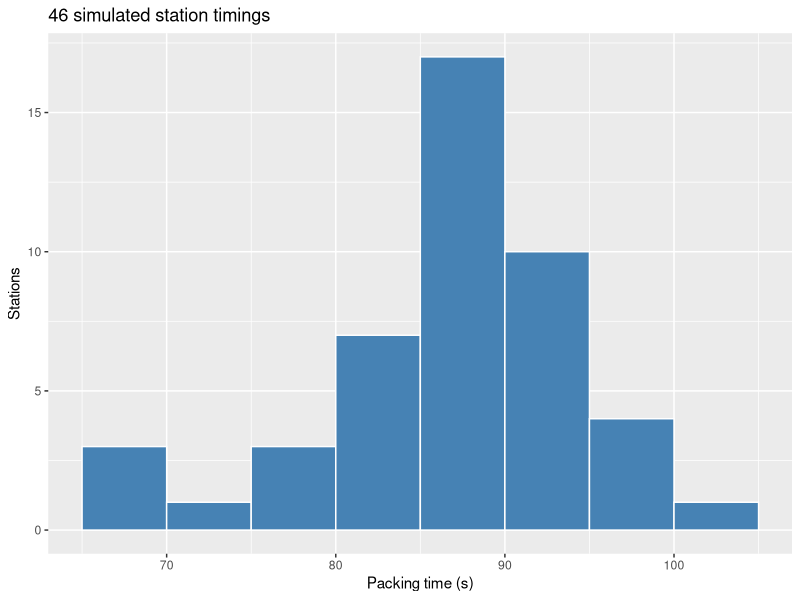
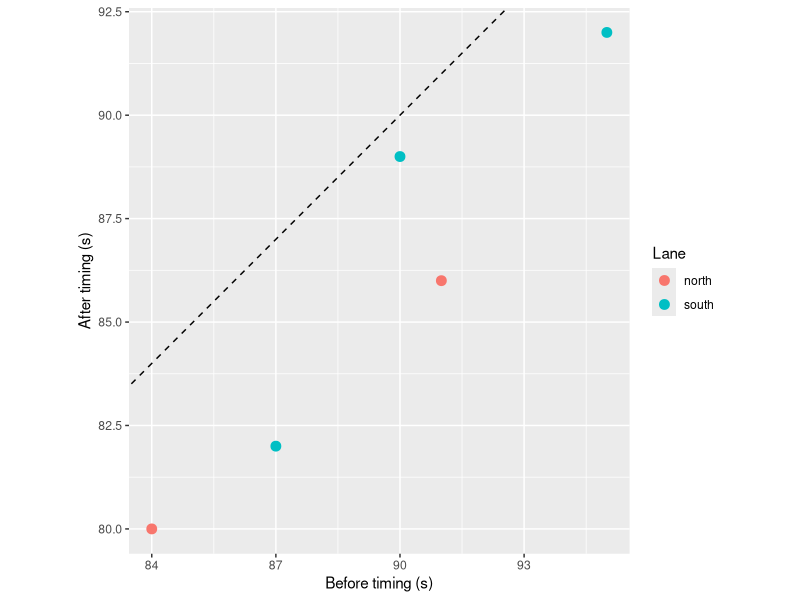
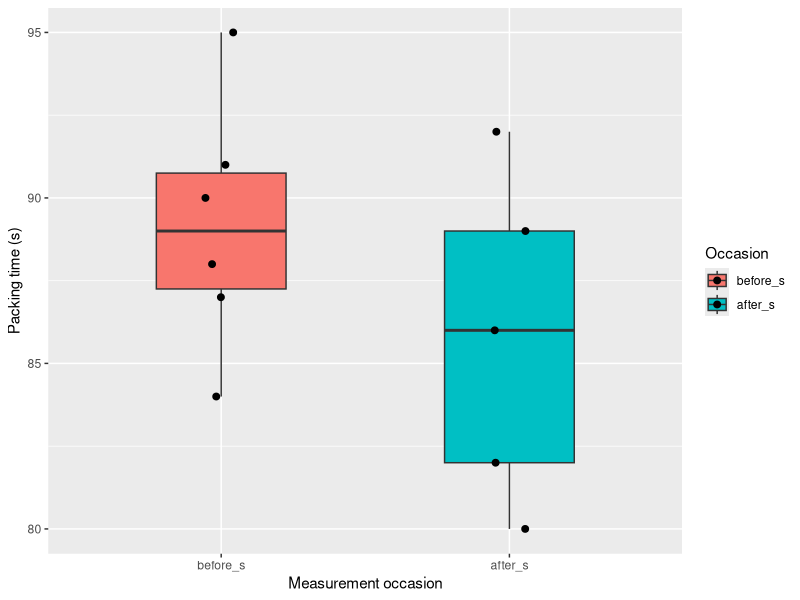

Generate these figures, in order, with R:
## ---- chunk 1
needed_packages <- c("tidyr", "dplyr", "ggplot2")
unavailable <- needed_packages[!vapply(needed_packages, requireNamespace, logical(1), quietly = TRUE)]
if (length(unavailable)) {
  stop("Install these packages in your own R library: ",
       paste(unavailable, collapse = ", "))
}
## ---- chunk 2
set.seed(8216)
station_seconds <- rnorm(48, mean = 85, sd = 9)
set.seed(8216)
repeat_seconds <- rnorm(48, mean = 85, sd = 9)
stopifnot(identical(station_seconds, repeat_seconds), length(station_seconds) == 48L)
station_sample <- data.frame(
  station = sprintf("p%02d", seq_along(station_seconds)),
  lane = factor(rep(c("north", "south"), each = 24), levels = c("north", "south")),
  seconds = station_seconds
)
print(round(c(sample_mean = mean(station_seconds), sample_sd = sd(station_seconds)), 2))
## ---- chunk 3
illustrative_draws <- c(-2, -0.5, 0.4, 1.8)
clipped_draws <- pmax(illustrative_draws, 0)
print(clipped_draws)
set.seed(9123)
positive_draws <- numeric(0)
while (length(positive_draws) < 48L) {
  batch <- rnorm(80, mean = 1, sd = 1)
  positive_draws <- c(positive_draws, batch[batch > 0])
}
positive_draws <- positive_draws[seq_len(48L)]
stopifnot(identical(clipped_draws, c(0, 0, 0.4, 1.8)))
stopifnot(length(positive_draws) == 48L, all(positive_draws > 0))
## ---- chunk 4
station_sample$seconds[c(5, 32)] <- NA_real_
# Set missing measurements before deriving their categories.
station_sample$pace <- factor(
  ifelse(station_sample$seconds < 85, "under target", "at or over target"),
  levels = c("under target", "at or over target")
)
print(table(station_sample$pace, useNA = "ifany"))
stopifnot(sum(is.na(station_sample$seconds)) == 2L)
stopifnot(sum(is.na(station_sample$pace)) == 2L)
stopifnot(identical(levels(station_sample$pace), c("under target", "at or over target")))
## ---- chunk 5
packing_wide <- data.frame(
  station = c("p01", "p02", "p03", "p04", "p05", "p06"),
  lane = factor(c("north", "north", "north", "south", "south", "south")),
  before_s = c(84, 91, 88, 95, 87, 90),
  after_s = c(80, 86, NA, 92, 82, 89)
)
stopifnot(!anyDuplicated(packing_wide$station))
packing_long <- tidyr::pivot_longer(
  packing_wide, cols = c(before_s, after_s),
  names_to = "occasion", values_to = "seconds"
)
packing_long$occasion <- factor(packing_long$occasion, levels = c("before_s", "after_s"))
print(packing_long)
stopifnot(nrow(packing_long) == 12L, sum(is.na(packing_long$seconds)) == 1L)
stopifnot(!anyDuplicated(packing_long[c("station", "occasion")]))
## ---- chunk 6
packing_again <- tidyr::pivot_wider(
  packing_long, id_cols = c(station, lane),
  names_from = occasion, values_from = seconds
)
stopifnot(nrow(packing_again) == 6L)
stopifnot(identical(packing_again$station, packing_wide$station))
stopifnot(isTRUE(all.equal(packing_again$before_s, packing_wide$before_s)))
stopifnot(isTRUE(all.equal(packing_again$after_s, packing_wide$after_s)))
## ---- chunk 7
lane_summary <- dplyr::summarise(
  dplyr::group_by(packing_long, lane, occasion),
  rows = dplyr::n(),
  measured = sum(!is.na(seconds)),
  missing = sum(is.na(seconds)),
  mean_s = mean(seconds, na.rm = TRUE),
  sd_s = sd(seconds, na.rm = TRUE),
  .groups = "drop"
)
print(lane_summary)
stopifnot(nrow(lane_summary) == 4L, sum(lane_summary$measured) == 11L)
stopifnot(isTRUE(all.equal(lane_summary$mean_s, c(263/3, 83, 272/3, 263/3))))
## ---- chunk 8
known_timings <- station_sample[!is.na(station_sample$seconds), ]
timing_histogram <- ggplot2::ggplot(known_timings, ggplot2::aes(x = seconds)) +
  ggplot2::geom_histogram(binwidth = 5, boundary = 0, colour = "white", fill = "steelblue") +
  ggplot2::labs(title = "46 simulated station timings", x = "Packing time (s)", y = "Stations")
print(timing_histogram)
paired_timings <- packing_wide[complete.cases(packing_wide[c("before_s", "after_s")]), ]
paired_scatter <- ggplot2::ggplot(paired_timings, ggplot2::aes(x = before_s, y = after_s, colour = lane)) +
  ggplot2::geom_point(size = 3) +
  ggplot2::geom_abline(slope = 1, intercept = 0, linetype = "dashed") +
  ggplot2::coord_equal() +
  ggplot2::labs(x = "Before timing (s)", y = "After timing (s)", colour = "Lane")
print(paired_scatter)
stopifnot(nrow(known_timings) == 46L, nrow(paired_timings) == 5L)
## ---- chunk 9
known_repeats <- packing_long[!is.na(packing_long$seconds), ]
repeat_boxplot <- ggplot2::ggplot(known_repeats, ggplot2::aes(x = occasion, y = seconds, fill = occasion)) +
  ggplot2::geom_boxplot(outlier.shape = NA, width = 0.45) +
  ggplot2::geom_jitter(width = 0.06, height = 0, size = 2) +
  ggplot2::labs(x = "Measurement occasion", y = "Packing time (s)", fill = "Occasion")
print(repeat_boxplot)
stopifnot(nrow(known_repeats) == 11L)
## ---- chunk 10
change_s <- paired_timings$after_s - paired_timings$before_s
print(change_s)
print(mean(change_s))
paired_check <- t.test(paired_timings$after_s, paired_timings$before_s, paired = TRUE)
print(paired_check$estimate)
stopifnot(identical(change_s, c(-4, -5, -3, -5, -1)))
stopifnot(isTRUE(all.equal(mean(change_s), -3.6)))
